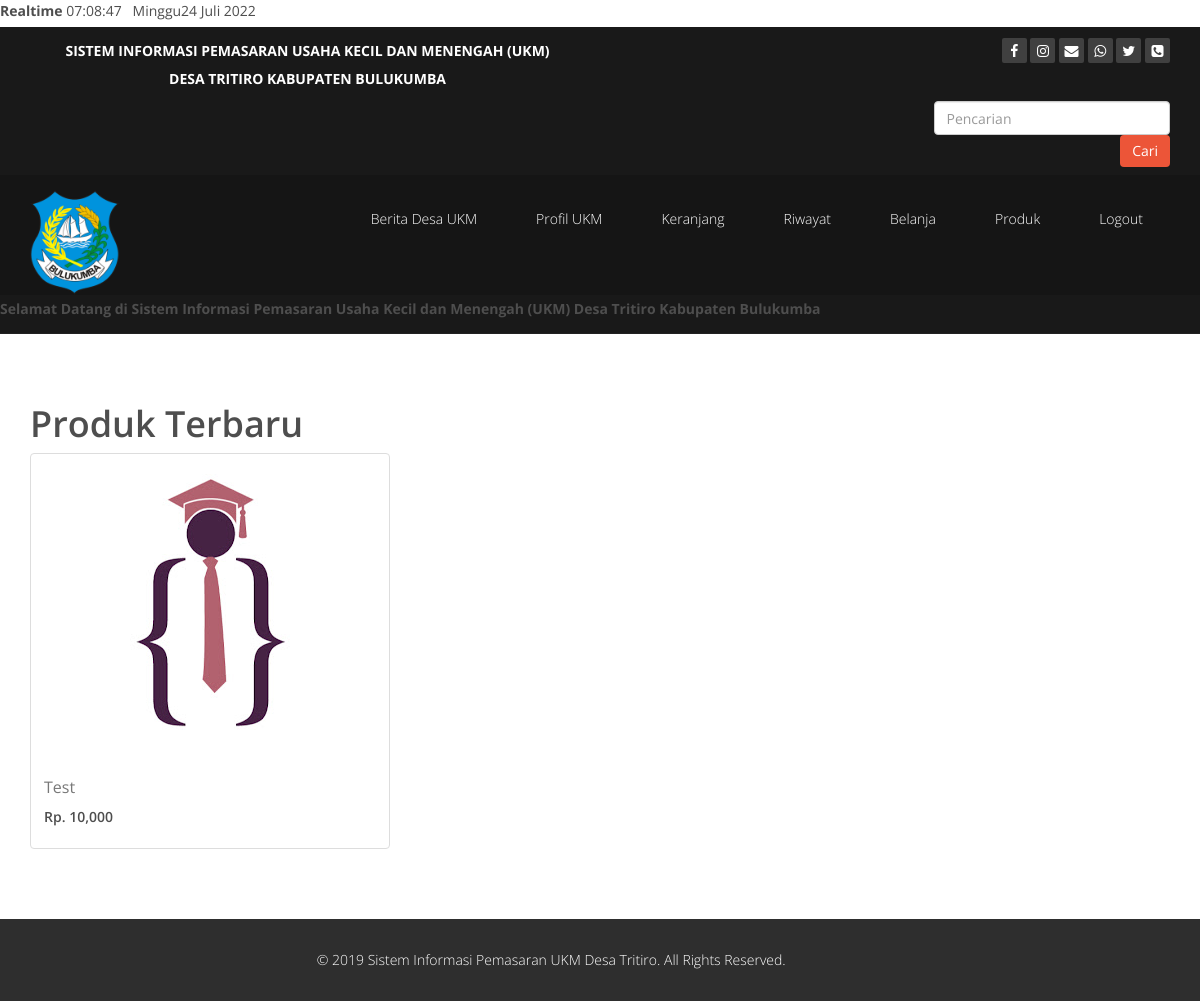
The app's page /views/user/produk.php (signed in) with its own data.
### tables this page shows
CREATE TABLE `produk` (
  `id_produk` int(11) NOT NULL,
  `nama_produk` varchar(100) NOT NULL,
  `harga_produk` int(11) NOT NULL,
  `berat_produk` int(11) NOT NULL,
  `foto_produk` varchar(100) NOT NULL,
  `deskripsi_produk` text NOT NULL,
  `stok_produk` int(5) NOT NULL
);

### views/user/produk.php (the view)
<?php include_once 'atribut/head.php' ?>
<?php include_once 'atribut/menu.php' ?>
<section class="konten">
    <div class="container">
        <h1>Produk Terbaru</h1>
        <div class="row" width="30" height="35">
            <?php $ambil = $koneksi->query("SELECT * FROM produk"); ?>
            <?php while ($perproduk = $ambil->fetch_assoc()) { ?>
            <div class="col-md-4">
                <div class="thumbnail">
                    <img src="../../foto_produk/<?php echo $perproduk['foto_produk'] ;  ?>" alt="">
                    <div class="caption">
                        <h3><?php echo $perproduk['nama_produk']; ?></h3>
                        <h5>Rp. <?php echo number_format($perproduk['harga_produk']); ?></h5>
                    </div>
                </div>
            </div>
            <?php } ?>
        </div>
    </div>
</section>
<?php include_once 'atribut/foot.php' ?>

### assets/css/main.css (style rules this page uses)
body { background: #fff; font-family: 'Open Sans', sans-serif; color: #4e4e4e; line-height: 22px; }
h1, h2, h3, h4, h5, h6 { font-weight: 600; font-family: 'Open Sans', sans-serif; color: #4e4e4e; }
h1 { font-size: 36px; }
h3 { font-size: 16px; color: #787878; font-weight: 400; line-height: 24px; }
img { max-width: 100%; }
.konten { margin: 50px 0 50px 0; }

### records on screen
produk: foto_produk (picture), nama_produk "Test", harga_produk "10,000"
